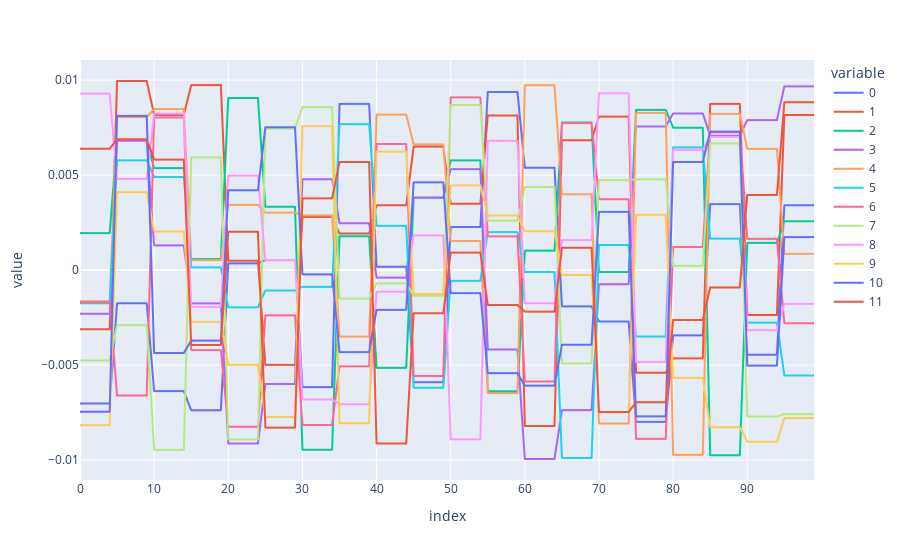
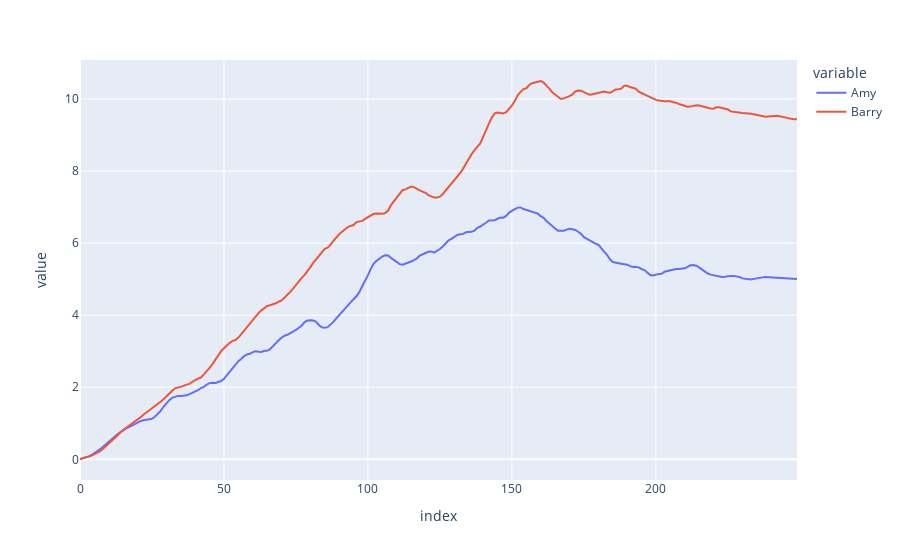

Source (notebook cell) for these figures, in order:
### Code cell
import numpy as np
import pandas as pd
import plotly.express as px
import sympy as sp


class Person:
    def __init__(self, name: str, foresight: int):
        self.name = name
        self.foresight = foresight
        self.decision_list = []

    def append_optimal_choice(
        self, choice_array: np.ndarray, decision_number: int, number_of_decisions: int
    ):
        # Get the row index of the highest sum of values in the choice array up to the person's "foresight" index
        highest_value_index = np.argmax(
            np.sum(choice_array[:, : self.foresight], axis=1)
        )

        # Extract this row from the choice array
        optimal_choice = choice_array[highest_value_index, :]

        # Pad initial and final values with nan
        optimal_choice_padded = np.pad(
            optimal_choice,
            (decision_number, number_of_decisions - decision_number),
            mode="constant",
            constant_values=np.nan,
        )

        # Append to decision list
        self.decision_list.append(optimal_choice_padded)

    def convert_decision_list_to_df(self):
        # Swap rows and columns
        decision_array = np.array(self.decision_list)
        decision_array_inverted = decision_array.T
        decision_df = pd.DataFrame(decision_array_inverted)
        self.decision_df = decision_df
        return decision_df

    def calc_life_score(self):
        # Sum columns
        self.decision_df["decision_sum"] = self.decision_df.sum(axis=1)

        # Calculate life score as the cumulative sum of the decision sums
        self.decision_df["life_score"] = self.decision_df["decision_sum"].cumsum()
        return self.decision_df


class LifeSimulation:
    def __init__(
        self,
        people: list[Person],
        genorator: str,
        n_choices: int,
    ):
        self.people = people
        self.genorator = genorator
        self.n_choices = n_choices

    def add_person(self, person: Person):
        self.people.append(person)

    def get_people(self) -> list[Person]:
        return self.people

    def get_person_by_name(self, name: str) -> Person | None:
        for person in self.people:
            if person.name == name:
                return person
        return None

    def get_number_of_people(self) -> int:
        return len(self.people)

    def classic_choice_function(self, form: str):
        x = sp.symbols("x")

        m1 = 25
        m2 = 75
        s1 = 5
        s2 = 5

        if form == "now":
            a1 = np.random.uniform(0, 0.01)
            a2 = 0
        elif form == "later":
            a1 = 0
            a2 = np.random.uniform(0, 0.02)

        y = a1 * sp.exp(-((x - m1) ** 2) / (2 * s1**2)) + a2 * sp.exp(
            -((x - m2) ** 2) / (2 * s2**2)
        )

        return {"m1": m1, "m2": m2, "s1": s1, "s2": s2, "a1": a1, "a2": a2, "expr": y}

    def generate_opposites_choice_function(self, form: str):
        x = sp.symbols("x")

        m1 = np.random.uniform(10, 40)
        m2 = np.random.uniform(60, 90)
        s1 = np.random.uniform(1, 5)
        s2 = np.random.uniform(1, 5)

        if form == "bad-good":
            a1 = np.random.uniform(-0.01, 0)
            a2 = np.random.uniform(0, 0.02)
        elif form == "good-bad":
            a1 = np.random.uniform(0, 0.01)
            a2 = np.random.uniform(-0.02, 0)

        y = a1 * sp.exp(-((x - m1) ** 2) / (2 * s1**2)) + a2 * sp.exp(
            -((x - m2) ** 2) / (2 * s2**2)
        )

        return {"m1": m1, "m2": m2, "s1": s1, "s2": s2, "a1": a1, "a2": a2, "expr": y}

    def generate_4_choice_function(self, form: str):
        x = sp.symbols("x")

        m1 = np.random.uniform(10, 40)
        m2 = np.random.uniform(60, 90)
        s1 = np.random.uniform(1, 5)
        s2 = np.random.uniform(1, 5)

        if form == "bad-good":
            a1 = np.random.uniform(-0.01, 0)
            a2 = np.random.uniform(0, 0.02)
        elif form == "good-bad":
            a1 = np.random.uniform(0, 0.01)
            a2 = np.random.uniform(-0.02, 0)
        elif form == "good-good":
            a1 = np.random.uniform(0, 0.01)
            a2 = np.random.uniform(0, 0.02)
        elif form == "bad-bad":
            a1 = np.random.uniform(-0.01, 0)
            a2 = np.random.uniform(-0.02, 0)

        y = a1 * sp.exp(-((x - m1) ** 2) / (2 * s1**2)) + a2 * sp.exp(
            -((x - m2) ** 2) / (2 * s2**2)
        )

        return {"m1": m1, "m2": m2, "s1": s1, "s2": s2, "a1": a1, "a2": a2, "expr": y}

    def generate_random_choice_function(self, seed=None):
        x = sp.symbols("x")

        if seed is not None:
            np.random.seed(seed)

        # Define step boundaries (e.g., every 10 units from 0 to 100)
        step_size = 5
        step_boundaries = np.arange(0, 100, step_size)

        # Generate random values for each step between -0.01 and 0.01
        step_values = np.random.uniform(-0.01, 0.01, size=len(step_boundaries))

        # Create piecewise function using sympy conditions
        conditions = []
        for i, boundary in enumerate(step_boundaries):
            if i == len(step_boundaries) - 1:
                # Last step: from boundary to 100
                conditions.append((step_values[i], sp.And(x >= boundary, x <= 100)))
            else:
                # Regular step: from boundary to next boundary
                next_boundary = step_boundaries[i + 1]
                conditions.append(
                    (step_values[i], sp.And(x >= boundary, x < next_boundary))
                )

        # Create Piecewise expression
        y = sp.Piecewise(*conditions)

        return {
            "step_boundaries": step_boundaries,
            "step_values": step_values,
            "expr": y,
        }

    def generate_choice_array(self, genorator: str, n_choices: int):
        x = sp.symbols("x")

        if genorator == "classic":
            functions = [
                self.classic_choice_function(form=form)
                for form in ["now", "later"] * (n_choices // 2)
            ]
        elif genorator == "opposites":
            functions = [
                self.generate_opposites_choice_function(form=form)
                for form in ["bad-good", "good-bad"] * (n_choices // 2)
            ]
        elif genorator == "4":
            functions = [
                self.generate_4_choice_function(form=form)
                for form in ["bad-good", "good-bad", "good-good", "bad-bad"]
                * (n_choices // 4)
            ]
        elif genorator == "random":
            functions = [
                self.generate_random_choice_function() for choice in range(n_choices)
            ]
        else:
            raise ValueError(f"Invalid generator: {genorator}")

        # Create x values (100 points from 0 to 100)
        x_vals = np.linspace(0, 100, 100)

        # Build NumPy array: n rows (functions) × 100 columns (y values)
        choice_array = np.zeros((n_choices, 100))
        for i, func in enumerate(functions):
            y_func = sp.lambdify(x, func["expr"], "numpy")
            choice_array[i, :] = y_func(x_vals)
        return choice_array

    def simlulate_life(self, number_of_decisions: int):
        for person in self.people:
            for decision_number in range(number_of_decisions):
                choice_array = self.generate_choice_array(
                    genorator=self.genorator, n_choices=self.n_choices
                )
                person.append_optimal_choice(
                    choice_array, decision_number, number_of_decisions
                )
            person.convert_decision_list_to_df()
            person.calc_life_score()


class Config:
    def __init__(
        self,
        genorator: str,
        n_choices: int,
        number_of_decisions: int,
        people: list[Person],
    ):
        self.genorator = genorator
        self.n_choices = n_choices
        self.number_of_decisions = number_of_decisions
        self.people = people


def main():
    # Define simulation configuration
    config = Config("random", 12, 150, [Person("Amy", 5), Person("Barry", 10)])

    # Run simulation
    simulation = LifeSimulation(config.people, config.genorator, config.n_choices)

    # Check example choice array
    choice_array = simulation.generate_choice_array(
        genorator=config.genorator, n_choices=config.n_choices
    )
    print(choice_array.shape)

    fig = px.line(choice_array.T)
    fig.show()

    # Run simulation
    simulation.simlulate_life(config.number_of_decisions)

    # Combine decision_df["life_score"] into single dataframe
    life_score_df = pd.DataFrame(
        {
            k: v
            for k, v in zip(
                [person.name for person in simulation.people],
                [person.decision_df["life_score"] for person in simulation.people],
            )
        }
    )

    print(life_score_df)

    # Plot life_score lines
    fig = px.line(life_score_df)
    fig.show()


if __name__ == "__main__":
    main()

### Figure 1 — Plotly figure (JSON) as saved in the notebook; plotly's stock layout.template omitted (floating-point values rounded to 4 significant figures)
{"data": [{"hovertemplate": "variable=0<br>index=%{x}<br>value=%{y}<extra></extra>", "legendgroup": "0", "line": {"color": "#636efa", "dash": "solid"}, "marker": {"symbol": "circle"}, "mode": "lines", "name": "0", "showlegend": true, "type": "scattergl", "x": [0, 1, 2, 3, 4, 5, 6, 7, 8, 9, 10, 11, 12, 13, 14, 15, 16, 17, 18, 19, 20, 21, 22, 23, 24, 25, 26, 27, 28, 29, 30, 31, 32, 33, 34, 35, 36, 37, 38, 39, 40, 41, 42, 43, 44, 45, 46, 47, 48, 49, 50, 51, 52, 53, 54, 55, 56, 57, 58, 59, 60, 61, 62, 63, 64, 65, 66, 67, 68, 69, 70, 71, 72, 73, 74, 75, 76, 77, 78, 79, 80, 81, 82, 83, 84, 85, 86, 87, 88, 89, 90, 91, 92, 93, 94, 95, 96, 97, 98, 99], "xaxis": "x", "y": [-0.007022, -0.007022, -0.007022, -0.007022, -0.007022, -0.001743, -0.001743, -0.001743, -0.001743, -0.001743, -0.006371, -0.006371, -0.006371, -0.006371, -0.006371, -0.007376, -0.007376, -0.007376, -0.007376, -0.007376, 0.0003553, 0.0003553, 0.0003553, 0.0003553, 0.0003553, 0.0005219, 0.0005219, 0.0005219, 0.0005219, 0.0005219, -0.006157, -0.006157, -0.006157, -0.006157, -0.006157, 0.008749, 0.008749, 0.008749, 0.008749, 0.008749, 0.0001814, 0.0001814, 0.0001814, 0.0001814, 0.0001814, -0.005905, -0.005905, -0.005905, -0.005905, -0.005905, 0.002273, 0.002273, 0.002273, 0.002273, 0.002273, 0.009381, 0.009381, 0.009381, 0.009381, 0.009381, 0.005388, 0.005388, 0.005388, 0.005388, 0.005388, -0.001906, -0.001906, -0.001906, -0.001906, -0.001906, -0.002703, -0.002703, -0.002703, -0.002703, -0.002703, -0.007988, -0.007988, -0.007988, -0.007988, -0.007988, -0.003434, -0.003434, -0.003434, -0.003434, -0.003434, 0.003475, 0.003475, 0.003475, 0.003475, 0.003475, -0.004452, -0.004452, -0.004452, -0.004452, -0.004452, 0.003414, 0.003414, 0.003414, 0.003414, 0.003414], "yaxis": "y"}, {"hovertemplate": "variable=1<br>index=%{x}<br>value=%{y}<extra></extra>", "legendgroup": "1", "line": {"color": "#EF553B", "dash": "solid"}, "marker": {"symbol": "circle"}, "mode": "lines", "name": "1", "showlegend": true, "type": "scattergl", "x": [0, 1, 2, 3, 4, 5, 6, 7, 8, 9, 10, 11, 12, 13, 14, 15, 16, 17, 18, 19, 20, 21, 22, 23, 24, 25, 26, 27, 28, 29, 30, 31, 32, 33, 34, 35, 36, 37, 38, 39, 40, 41, 42, 43, 44, 45, 46, 47, 48, 49, 50, 51, 52, 53, 54, 55, 56, 57, 58, 59, 60, 61, 62, 63, 64, 65, 66, 67, 68, 69, 70, 71, 72, 73, 74, 75, 76, 77, 78, 79, 80, 81, 82, 83, 84, 85, 86, 87, 88, 89, 90, 91, 92, 93, 94, 95, 96, 97, 98, 99], "xaxis": "x", "y": [-0.003109, -0.003109, -0.003109, -0.003109, -0.003109, 0.009956, 0.009956, 0.009956, 0.009956, 0.009956, 0.008166, 0.008166, 0.008166, 0.008166, 0.008166, 0.009739, 0.009739, 0.009739, 0.009739, 0.009739, 0.0004944, 0.0004944, 0.0004944, 0.0004944, 0.0004944, -0.004988, -0.004988, -0.004988, -0.004988, -0.004988, 0.002798, 0.002798, 0.002798, 0.002798, 0.002798, 0.001926, 0.001926, 0.001926, 0.001926, 0.001926, 0.003413, 0.003413, 0.003413, 0.003413, 0.003413, 0.006501, 0.006501, 0.006501, 0.006501, 0.006501, 0.003497, 0.003497, 0.003497, 0.003497, 0.003497, 0.008138, 0.008138, 0.008138, 0.008138, 0.008138, -0.008203, -0.008203, -0.008203, -0.008203, -0.008203, 0.00684, 0.00684, 0.00684, 0.00684, 0.00684, 0.008081, 0.008081, 0.008081, 0.008081, 0.008081, -0.005403, -0.005403, -0.005403, -0.005403, -0.005403, -0.004645, -0.004645, -0.004645, -0.004645, -0.004645, 0.008749, 0.008749, 0.008749, 0.008749, 0.008749, -0.002362, -0.002362, -0.002362, -0.002362, -0.002362, 0.008168, 0.008168, 0.008168, 0.008168, 0.008168], "yaxis": "y"}, {"hovertemplate": "variable=2<br>index=%{x}<br>value=%{y}<extra></extra>", "legendgroup": "2", "line": {"color": "#00cc96", "dash": "solid"}, "marker": {"symbol": "circle"}, "mode": "lines", "name": "2", "showlegend": true, "type": "scattergl", "x": [0, 1, 2, 3, 4, 5, 6, 7, 8, 9, 10, 11, 12, 13, 14, 15, 16, 17, 18, 19, 20, 21, 22, 23, 24, 25, 26, 27, 28, 29, 30, 31, 32, 33, 34, 35, 36, 37, 38, 39, 40, 41, 42, 43, 44, 45, 46, 47, 48, 49, 50, 51, 52, 53, 54, 55, 56, 57, 58, 59, 60, 61, 62, 63, 64, 65, 66, 67, 68, 69, 70, 71, 72, 73, 74, 75, 76, 77, 78, 79, 80, 81, 82, 83, 84, 85, 86, 87, 88, 89, 90, 91, 92, 93, 94, 95, 96, 97, 98, 99], "xaxis": "x", "y": [0.001948, 0.001948, 0.001948, 0.001948, 0.001948, 0.00682, 0.00682, 0.00682, 0.00682, 0.00682, 0.005369, 0.005369, 0.005369, 0.005369, 0.005369, 0.0005878, 0.0005878, 0.0005878, 0.0005878, 0.0005878, 0.009063, 0.009063, 0.009063, 0.009063, 0.009063, 0.003337, 0.003337, 0.003337, 0.003337, 0.003337, -0.009452, -0.009452, -0.009452, -0.009452, -0.009452, 0.001784, 0.001784, 0.001784, 0.001784, 0.001784, -0.005146, -0.005146, -0.005146, -0.005146, -0.005146, 0.003805, 0.003805, 0.003805, 0.003805, 0.003805, 0.005779, 0.005779, 0.005779, 0.005779, 0.005779, -0.006376, -0.006376, -0.006376, -0.006376, -0.006376, 0.001025, 0.001025, 0.001025, 0.001025, 0.001025, 0.007772, 0.007772, 0.007772, 0.007772, 0.007772, -9.799e-05, -9.799e-05, -9.799e-05, -9.799e-05, -9.799e-05, 0.008439, 0.008439, 0.008439, 0.008439, 0.008439, 0.007496, 0.007496, 0.007496, 0.007496, 0.007496, -0.009742, -0.009742, -0.009742, -0.009742, -0.009742, 0.001436, 0.001436, 0.001436, 0.001436, 0.001436, 0.002572, 0.002572, 0.002572, 0.002572, 0.002572], "yaxis": "y"}, {"hovertemplate": "variable=3<br>index=%{x}<br>value=%{y}<extra></extra>", "legendgroup": "3", "line": {"color": "#ab63fa", "dash": "solid"}, "marker": {"symbol": "circle"}, "mode": "lines", "name": "3", "showlegend": true, "type": "scattergl", "x": [0, 1, 2, 3, 4, 5, 6, 7, 8, 9, 10, 11, 12, 13, 14, 15, 16, 17, 18, 19, 20, 21, 22, 23, 24, 25, 26, 27, 28, 29, 30, 31, 32, 33, 34, 35, 36, 37, 38, 39, 40, 41, 42, 43, 44, 45, 46, 47, 48, 49, 50, 51, 52, 53, 54, 55, 56, 57, 58, 59, 60, 61, 62, 63, 64, 65, 66, 67, 68, 69, 70, 71, 72, 73, 74, 75, 76, 77, 78, 79, 80, 81, 82, 83, 84, 85, 86, 87, 88, 89, 90, 91, 92, 93, 94, 95, 96, 97, 98, 99], "xaxis": "x", "y": [-0.002299, -0.002299, -0.002299, -0.002299, -0.002299, 0.006814, 0.006814, 0.006814, 0.006814, 0.006814, 0.001305, 0.001305, 0.001305, 0.001305, 0.001305, -0.001753, -0.001753, -0.001753, -0.001753, -0.001753, -0.009126, -0.009126, -0.009126, -0.009126, -0.009126, -0.005993, -0.005993, -0.005993, -0.005993, -0.005993, 0.004787, 0.004787, 0.004787, 0.004787, 0.004787, 0.002471, 0.002471, 0.002471, 0.002471, 0.002471, -0.0003964, -0.0003964, -0.0003964, -0.0003964, -0.0003964, 0.003824, 0.003824, 0.003824, 0.003824, 0.003824, 0.005315, 0.005315, 0.005315, 0.005315, 0.005315, -0.00418, -0.00418, -0.00418, -0.00418, -0.00418, -0.009943, -0.009943, -0.009943, -0.009943, -0.009943, -0.007372, -0.007372, -0.007372, -0.007372, -0.007372, -0.000745, -0.000745, -0.000745, -0.000745, -0.000745, 0.007562, 0.007562, 0.007562, 0.007562, 0.007562, 0.008246, 0.008246, 0.008246, 0.008246, 0.008246, 0.007074, 0.007074, 0.007074, 0.007074, 0.007074, 0.0079, 0.0079, 0.0079, 0.0079, 0.0079, 0.009676, 0.009676, 0.009676, 0.009676, 0.009676], "yaxis": "y"}, {"hovertemplate": "variable=4<br>index=%{x}<br>value=%{y}<extra></extra>", "legendgroup": "4", "line": {"color": "#FFA15A", "dash": "solid"}, "marker": {"symbol": "circle"}, "mode": "lines", "name": "4", "showlegend": true, "type": "scattergl", "x": [0, 1, 2, 3, 4, 5, 6, 7, 8, 9, 10, 11, 12, 13, 14, 15, 16, 17, 18, 19, 20, 21, 22, 23, 24, 25, 26, 27, 28, 29, 30, 31, 32, 33, 34, 35, 36, 37, 38, 39, 40, 41, 42, 43, 44, 45, 46, 47, 48, 49, 50, 51, 52, 53, 54, 55, 56, 57, 58, 59, 60, 61, 62, 63, 64, 65, 66, 67, 68, 69, 70, 71, 72, 73, 74, 75, 76, 77, 78, 79, 80, 81, 82, 83, 84, 85, 86, 87, 88, 89, 90, 91, 92, 93, 94, 95, 96, 97, 98, 99], "xaxis": "x", "y": [-0.001632, -0.001632, -0.001632, -0.001632, -0.001632, 0.008057, 0.008057, 0.008057, 0.008057, 0.008057, 0.008485, 0.008485, 0.008485, 0.008485, 0.008485, 0.0005252, 0.0005252, 0.0005252, 0.0005252, 0.0005252, 0.003433, 0.003433, 0.003433, 0.003433, 0.003433, 0.003026, 0.003026, 0.003026, 0.003026, 0.003026, 0.002885, 0.002885, 0.002885, 0.002885, 0.002885, -0.003499, -0.003499, -0.003499, -0.003499, -0.003499, 0.008186, 0.008186, 0.008186, 0.008186, 0.008186, 0.00662, 0.00662, 0.00662, 0.00662, 0.00662, 0.001534, 0.001534, 0.001534, 0.001534, 0.001534, -0.006476, -0.006476, -0.006476, -0.006476, -0.006476, 0.009733, 0.009733, 0.009733, 0.009733, 0.009733, 0.003994, 0.003994, 0.003994, 0.003994, 0.003994, -0.008073, -0.008073, -0.008073, -0.008073, -0.008073, 0.008281, 0.008281, 0.008281, 0.008281, 0.008281, -0.009726, -0.009726, -0.009726, -0.009726, -0.009726, 0.008228, 0.008228, 0.008228, 0.008228, 0.008228, 0.006383, 0.006383, 0.006383, 0.006383, 0.006383, 0.0008554, 0.0008554, 0.0008554, 0.0008554, 0.0008554], "yaxis": "y"}, {"hovertemplate": "variable=5<br>index=%{x}<br>value=%{y}<extra></extra>", "legendgroup": "5", "line": {"color": "#19d3f3", "dash": "solid"}, "marker": {"symbol": "circle"}, "mode": "lines", "name": "5", "showlegend": true, "type": "scattergl", "x": [0, 1, 2, 3, 4, 5, 6, 7, 8, 9, 10, 11, 12, 13, 14, 15, 16, 17, 18, 19, 20, 21, 22, 23, 24, 25, 26, 27, 28, 29, 30, 31, 32, 33, 34, 35, 36, 37, 38, 39, 40, 41, 42, 43, 44, 45, 46, 47, 48, 49, 50, 51, 52, 53, 54, 55, 56, 57, 58, 59, 60, 61, 62, 63, 64, 65, 66, 67, 68, 69, 70, 71, 72, 73, 74, 75, 76, 77, 78, 79, 80, 81, 82, 83, 84, 85, 86, 87, 88, 89, 90, 91, 92, 93, 94, 95, 96, 97, 98, 99], "xaxis": "x", "y": [-0.001741, -0.001741, -0.001741, -0.001741, -0.001741, 0.005777, 0.005777, 0.005777, 0.005777, 0.005777, 0.004904, 0.004904, 0.004904, 0.004904, 0.004904, 0.0001452, 0.0001452, 0.0001452, 0.0001452, 0.0001452, -0.001963, -0.001963, -0.001963, -0.001963, -0.001963, -0.001071, -0.001071, -0.001071, -0.001071, -0.001071, -0.0008824, -0.0008824, -0.0008824, -0.0008824, -0.0008824, 0.007688, 0.007688, 0.007688, 0.007688, 0.007688, 0.002333, 0.002333, 0.002333, 0.002333, 0.002333, -0.006191, -0.006191, -0.006191, -0.006191, -0.006191, -0.0005653, -0.0005653, -0.0005653, -0.0005653, -0.0005653, 0.002002, 0.002002, 0.002002, 0.002002, 0.002002, -0.0001004, -0.0001004, -0.0001004, -0.0001004, -0.0001004, -0.009889, -0.009889, -0.009889, -0.009889, -0.009889, 0.001323, 0.001323, 0.001323, 0.001323, 0.001323, -0.003492, -0.003492, -0.003492, -0.003492, -0.003492, 0.006459, 0.006459, 0.006459, 0.006459, 0.006459, 0.001657, 0.001657, 0.001657, 0.001657, 0.001657, -0.00276, -0.00276, -0.00276, -0.00276, -0.00276, -0.005544, -0.005544, -0.005544, -0.005544, -0.005544], "yaxis": "y"}, {"hovertemplate": "variable=6<br>index=%{x}<br>value=%{y}<extra></extra>", "legendgroup": "6", "line": {"color": "#FF6692", "dash": "solid"}, "marker": {"symbol": "circle"}, "mode": "lines", "name": "6", "showlegend": true, "type": "scattergl", "x": [0, 1, 2, 3, 4, 5, 6, 7, 8, 9, 10, 11, 12, 13, 14, 15, 16, 17, 18, 19, 20, 21, 22, 23, 24, 25, 26, 27, 28, 29, 30, 31, 32, 33, 34, 35, 36, 37, 38, 39, 40, 41, 42, 43, 44, 45, 46, 47, 48, 49, 50, 51, 52, 53, 54, 55, 56, 57, 58, 59, 60, 61, 62, 63, 64, 65, 66, 67, 68, 69, 70, 71, 72, 73, 74, 75, 76, 77, 78, 79, 80, 81, 82, 83, 84, 85, 86, 87, 88, 89, 90, 91, 92, 93, 94, 95, 96, 97, 98, 99], "xaxis": "x", "y": [-0.001692, -0.001692, -0.001692, -0.001692, -0.001692, -0.006599, -0.006599, -0.006599, -0.006599, -0.006599, 0.008038, 0.008038, 0.008038, 0.008038, 0.008038, -0.004212, -0.004212, -0.004212, -0.004212, -0.004212, -0.008245, -0.008245, -0.008245, -0.008245, -0.008245, -0.002383, -0.002383, -0.002383, -0.002383, -0.002383, -0.00815, -0.00815, -0.00815, -0.00815, -0.00815, -0.005064, -0.005064, -0.005064, -0.005064, -0.005064, 0.006642, 0.006642, 0.006642, 0.006642, 0.006642, -0.005573, -0.005573, -0.005573, -0.005573, -0.005573, 0.009092, 0.009092, 0.009092, 0.009092, 0.009092, 0.001777, 0.001777, 0.001777, 0.001777, 0.001777, -0.00586, -0.00586, -0.00586, -0.00586, -0.00586, 0.007737, 0.007737, 0.007737, 0.007737, 0.007737, 0.003729, 0.003729, 0.003729, 0.003729, 0.003729, -0.008885, -0.008885, -0.008885, -0.008885, -0.008885, 0.001218, 0.001218, 0.001218, 0.001218, 0.001218, 0.007259, 0.007259, 0.007259, 0.007259, 0.007259, 0.001644, 0.001644, 0.001644, 0.001644, 0.001644, -0.002794, -0.002794, -0.002794, -0.002794, -0.002794], "yaxis": "y"}, {"hovertemplate": "variable=7<br>index=%{x}<br>value=%{y}<extra></extra>", "legendgroup": "7", "line": {"color": "#B6E880", "dash": "solid"}, "marker": {"symbol": "circle"}, "mode": "lines", "name": "7", "showlegend": true, "type": "scattergl", "x": [0, 1, 2, 3, 4, 5, 6, 7, 8, 9, 10, 11, 12, 13, 14, 15, 16, 17, 18, 19, 20, 21, 22, 23, 24, 25, 26, 27, 28, 29, 30, 31, 32, 33, 34, 35, 36, 37, 38, 39, 40, 41, 42, 43, 44, 45, 46, 47, 48, 49, 50, 51, 52, 53, 54, 55, 56, 57, 58, 59, 60, 61, 62, 63, 64, 65, 66, 67, 68, 69, 70, 71, 72, 73, 74, 75, 76, 77, 78, 79, 80, 81, 82, 83, 84, 85, 86, 87, 88, 89, 90, 91, 92, 93, 94, 95, 96, 97, 98, 99], "xaxis": "x", "y": [-0.004757, -0.004757, -0.004757, -0.004757, -0.004757, -0.002897, -0.002897, -0.002897, -0.002897, -0.002897, -0.009463, -0.009463, -0.009463, -0.009463, -0.009463, 0.005937, 0.005937, 0.005937, 0.005937, 0.005937, -0.008907, -0.008907, -0.008907, -0.008907, -0.008907, 0.007449, 0.007449, 0.007449, 0.007449, 0.007449, 0.008578, 0.008578, 0.008578, 0.008578, 0.008578, -0.001501, -0.001501, -0.001501, -0.001501, -0.001501, -0.0006935, -0.0006935, -0.0006935, -0.0006935, -0.0006935, -0.001345, -0.001345, -0.001345, -0.001345, -0.001345, 0.00869, 0.00869, 0.00869, 0.00869, 0.00869, 0.002608, 0.002608, 0.002608, 0.002608, 0.002608, 0.004376, 0.004376, 0.004376, 0.004376, 0.004376, -0.004912, -0.004912, -0.004912, -0.004912, -0.004912, 0.004741, 0.004741, 0.004741, 0.004741, 0.004741, 0.004781, 0.004781, 0.004781, 0.004781, 0.004781, 0.0002219, 0.0002219, 0.0002219, 0.0002219, 0.0002219, 0.006668, 0.006668, 0.006668, 0.006668, 0.006668, -0.007708, -0.007708, -0.007708, -0.007708, -0.007708, -0.007582, -0.007582, -0.007582, -0.007582, -0.007582], "yaxis": "y"}, {"hovertemplate": "variable=8<br>index=%{x}<br>value=%{y}<extra></extra>", "legendgroup": "8", "line": {"color": "#FF97FF", "dash": "solid"}, "marker": {"symbol": "circle"}, "mode": "lines", "name": "8", "showlegend": true, "type": "scattergl", "x": [0, 1, 2, 3, 4, 5, 6, 7, 8, 9, 10, 11, 12, 13, 14, 15, 16, 17, 18, 19, 20, 21, 22, 23, 24, 25, 26, 27, 28, 29, 30, 31, 32, 33, 34, 35, 36, 37, 38, 39, 40, 41, 42, 43, 44, 45, 46, 47, 48, 49, 50, 51, 52, 53, 54, 55, 56, 57, 58, 59, 60, 61, 62, 63, 64, 65, 66, 67, 68, 69, 70, 71, 72, 73, 74, 75, 76, 77, 78, 79, 80, 81, 82, 83, 84, 85, 86, 87, 88, 89, 90, 91, 92, 93, 94, 95, 96, 97, 98, 99], "xaxis": "x", "y": [0.009291, 0.009291, 0.009291, 0.009291, 0.009291, 0.004806, 0.004806, 0.004806, 0.004806, 0.004806, 0.008238, 0.008238, 0.008238, 0.008238, 0.008238, -0.001931, -0.001931, -0.001931, -0.001931, -0.001931, 0.004974, 0.004974, 0.004974, 0.004974, 0.004974, 0.0005123, 0.0005123, 0.0005123, 0.0005123, 0.0005123, -0.006807, -0.006807, -0.006807, -0.006807, -0.006807, -0.00706, -0.00706, -0.00706, -0.00706, -0.00706, -0.00114, -0.00114, -0.00114, -0.00114, -0.00114, 0.001833, 0.001833, 0.001833, 0.001833, 0.001833, -0.008911, -0.008911, -0.008911, -0.008911, -0.008911, 0.006804, 0.006804, 0.006804, 0.006804, 0.006804, -0.00174, -0.00174, -0.00174, -0.00174, -0.00174, 0.001583, 0.001583, 0.001583, 0.001583, 0.001583, 0.009314, 0.009314, 0.009314, 0.009314, 0.009314, -0.004837, -0.004837, -0.004837, -0.004837, -0.004837, 0.006332, 0.006332, 0.006332, 0.006332, 0.006332, 0.007016, 0.007016, 0.007016, 0.007016, 0.007016, -0.003157, -0.003157, -0.003157, -0.003157, -0.003157, -0.001779, -0.001779, -0.001779, -0.001779, -0.001779], "yaxis": "y"}, {"hovertemplate": "variable=9<br>index=%{x}<br>value=%{y}<extra></extra>", "legendgroup": "9", "line": {"color": "#FECB52", "dash": "solid"}, "marker": {"symbol": "circle"}, "mode": "lines", "name": "9", "showlegend": true, "type": "scattergl", "x": [0, 1, 2, 3, 4, 5, 6, 7, 8, 9, 10, 11, 12, 13, 14, 15, 16, 17, 18, 19, 20, 21, 22, 23, 24, 25, 26, 27, 28, 29, 30, 31, 32, 33, 34, 35, 36, 37, 38, 39, 40, 41, 42, 43, 44, 45, 46, 47, 48, 49, 50, 51, 52, 53, 54, 55, 56, 57, 58, 59, 60, 61, 62, 63, 64, 65, 66, 67, 68, 69, 70, 71, 72, 73, 74, 75, 76, 77, 78, 79, 80, 81, 82, 83, 84, 85, 86, 87, 88, 89, 90, 91, 92, 93, 94, 95, 96, 97, 98, 99], "xaxis": "x", "y": [-0.008159, -0.008159, -0.008159, -0.008159, -0.008159, 0.004106, 0.004106, 0.004106, 0.004106, 0.004106, 0.002035, 0.002035, 0.002035, 0.002035, 0.002035, -0.002724, -0.002724, -0.002724, -0.002724, -0.002724, -0.004987, -0.004987, -0.004987, -0.004987, -0.004987, -0.007733, -0.007733, -0.007733, -0.007733, -0.007733, 0.007582, 0.007582, 0.007582, 0.007582, 0.007582, -0.008062, -0.008062, -0.008062, -0.008062, -0.008062, 0.006237, 0.006237, 0.006237, 0.006237, 0.006237, -0.001257, -0.001257, -0.001257, -0.001257, -0.001257, 0.004464, 0.004464, 0.004464, 0.004464, 0.004464, 0.002878, 0.002878, 0.002878, 0.002878, 0.002878, 0.002046, 0.002046, 0.002046, 0.002046, 0.002046, -0.0002588, -0.0002588, -0.0002588, -0.0002588, -0.0002588, -0.00748, -0.00748, -0.00748, -0.00748, -0.00748, 0.002907, 0.002907, 0.002907, 0.002907, 0.002907, -0.005672, -0.005672, -0.005672, -0.005672, -0.005672, -0.008267, -0.008267, -0.008267, -0.008267, -0.008267, -0.009035, -0.009035, -0.009035, -0.009035, -0.009035, -0.007782, -0.007782, -0.007782, -0.007782, -0.007782], "yaxis": "y"}, {"hovertemplate": "variable=10<br>index=%{x}<br>value=%{y}<extra></extra>", "legendgroup": "10", "line": {"color": "#636efa", "dash": "solid"}, "marker": {"symbol": "circle"}, "mode": "lines", "name": "10", "showlegend": true, "type": "scattergl", "x": [0, 1, 2, 3, 4, 5, 6, 7, 8, 9, 10, 11, 12, 13, 14, 15, 16, 17, 18, 19, 20, 21, 22, 23, 24, 25, 26, 27, 28, 29, 30, 31, 32, 33, 34, 35, 36, 37, 38, 39, 40, 41, 42, 43, 44, 45, 46, 47, 48, 49, 50, 51, 52, 53, 54, 55, 56, 57, 58, 59, 60, 61, 62, 63, 64, 65, 66, 67, 68, 69, 70, 71, 72, 73, 74, 75, 76, 77, 78, 79, 80, 81, 82, 83, 84, 85, 86, 87, 88, 89, 90, 91, 92, 93, 94, 95, 96, 97, 98, 99], "xaxis": "x", "y": [-0.007453, -0.007453, -0.007453, -0.007453, -0.007453, 0.008123, 0.008123, 0.008123, 0.008123, 0.008123, -0.004364, -0.004364, -0.004364, -0.004364, -0.004364, -0.003709, -0.003709, -0.003709, -0.003709, -0.003709, 0.004204, 0.004204, 0.004204, 0.004204, 0.004204, 0.007524, 0.007524, 0.007524, 0.007524, 0.007524, -0.0002216, -0.0002216, -0.0002216, -0.0002216, -0.0002216, -0.004316, -0.004316, -0.004316, -0.004316, -0.004316, -0.002089, -0.002089, -0.002089, -0.002089, -0.002089, 0.00462, 0.00462, 0.00462, 0.00462, 0.00462, -0.00121, -0.00121, -0.00121, -0.00121, -0.00121, -0.005423, -0.005423, -0.005423, -0.005423, -0.005423, -0.006083, -0.006083, -0.006083, -0.006083, -0.006083, -0.003928, -0.003928, -0.003928, -0.003928, -0.003928, 0.003069, 0.003069, 0.003069, 0.003069, 0.003069, -0.007699, -0.007699, -0.007699, -0.007699, -0.007699, 0.005692, 0.005692, 0.005692, 0.005692, 0.005692, 0.007289, 0.007289, 0.007289, 0.007289, 0.007289, -0.005024, -0.005024, -0.005024, -0.005024, -0.005024, 0.001737, 0.001737, 0.001737, 0.001737, 0.001737], "yaxis": "y"}, {"hovertemplate": "variable=11<br>index=%{x}<br>value=%{y}<extra></extra>", "legendgroup": "11", "line": {"color": "#EF553B", "dash": "solid"}, "marker": {"symbol": "circle"}, "mode": "lines", "name": "11", "showlegend": true, "type": "scattergl", "x": [0, 1, 2, 3, 4, 5, 6, 7, 8, 9, 10, 11, 12, 13, 14, 15, 16, 17, 18, 19, 20, 21, 22, 23, 24, 25, 26, 27, 28, 29, 30, 31, 32, 33, 34, 35, 36, 37, 38, 39, 40, 41, 42, 43, 44, 45, 46, 47, 48, 49, 50, 51, 52, 53, 54, 55, 56, 57, 58, 59, 60, 61, 62, 63, 64, 65, 66, 67, 68, 69, 70, 71, 72, 73, 74, 75, 76, 77, 78, 79, 80, 81, 82, 83, 84, 85, 86, 87, 88, 89, 90, 91, 92, 93, 94, 95, 96, 97, 98, 99], "xaxis": "x", "y": [0.006391, 0.006391, 0.006391, 0.006391, 0.006391, 0.00689, 0.00689, 0.00689, 0.00689, 0.00689, 0.005815, 0.005815, 0.005815, 0.005815, 0.005815, -0.003939, -0.003939, -0.003939, -0.003939, -0.003939, 0.002021, 0.002021, 0.002021, 0.002021, 0.002021, -0.00829, -0.00829, -0.00829, -0.00829, -0.00829, 0.003778, 0.003778, 0.003778, 0.003778, 0.003778, 0.005693, 0.005693, 0.005693, 0.005693, 0.005693, -0.009127, -0.009127, -0.009127, -0.009127, -0.009127, -0.002271, -0.002271, -0.002271, -0.002271, -0.002271, 0.0009213, 0.0009213, 0.0009213, 0.0009213, 0.0009213, -0.001834, -0.001834, -0.001834, -0.001834, -0.001834, -0.002186, -0.002186, -0.002186, -0.002186, -0.002186, 0.001181, 0.001181, 0.001181, 0.001181, 0.001181, -0.007468, -0.007468, -0.007468, -0.007468, -0.007468, -0.006957, -0.006957, -0.006957, -0.006957, -0.006957, -0.002624, -0.002624, -0.002624, -0.002624, -0.002624, -0.0009117, -0.0009117, -0.0009117, -0.0009117, -0.0009117, 0.003957, 0.003957, 0.003957, 0.003957, 0.003957, 0.008838, 0.008838, 0.008838, 0.008838, 0.008838], "yaxis": "y"}], "layout": {"legend": {"title": {"text": "variable"}, "tracegroupgap": 0}, "margin": {"t": 60}, "xaxis": {"anchor": "y", "domain": [0, 1], "title": {"text": "index"}}, "yaxis": {"anchor": "x", "domain": [0, 1], "title": {"text": "value"}}}}

### Figure 2 — Plotly figure (JSON) as saved in the notebook; plotly's stock layout.template omitted (floating-point values rounded to 4 significant figures; data arrays with more than 128 entries replaced by an {"elided": "..."} marker saying what was removed)
{"data": [{"hovertemplate": "variable=Amy<br>index=%{x}<br>value=%{y}<extra></extra>", "legendgroup": "Amy", "line": {"color": "#636efa", "dash": "solid"}, "marker": {"symbol": "circle"}, "mode": "lines", "name": "Amy", "orientation": "v", "showlegend": true, "type": "scatter", "x": {"elided": "250 int values"}, "xaxis": "x", "y": {"elided": "250 float values"}, "yaxis": "y"}, {"hovertemplate": "variable=Barry<br>index=%{x}<br>value=%{y}<extra></extra>", "legendgroup": "Barry", "line": {"color": "#EF553B", "dash": "solid"}, "marker": {"symbol": "circle"}, "mode": "lines", "name": "Barry", "orientation": "v", "showlegend": true, "type": "scatter", "x": {"elided": "250 int values"}, "xaxis": "x", "y": {"elided": "250 float values"}, "yaxis": "y"}], "layout": {"legend": {"title": {"text": "variable"}, "tracegroupgap": 0}, "margin": {"t": 60}, "xaxis": {"anchor": "y", "domain": [0, 1], "title": {"text": "index"}}, "yaxis": {"anchor": "x", "domain": [0, 1], "title": {"text": "value"}}}}
